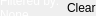
<?xml version="1.0" encoding="UTF-8"?>
<ui version="4.0">
 <class>SearchParametersWidgetClass</class>
 <widget class="QWidget" name="SearchParametersWidgetClass">
  <property name="geometry">
   <rect>
    <x>0</x>
    <y>0</y>
    <width>96</width>
    <height>16</height>
   </rect>
  </property>
  <property name="sizePolicy">
   <sizepolicy hsizetype="Preferred" vsizetype="Minimum">
    <horstretch>0</horstretch>
    <verstretch>0</verstretch>
   </sizepolicy>
  </property>
  <property name="minimumSize">
   <size>
    <width>0</width>
    <height>0</height>
   </size>
  </property>
  <property name="maximumSize">
   <size>
    <width>16777215</width>
    <height>16777215</height>
   </size>
  </property>
  <property name="windowTitle">
   <string>Form</string>
  </property>
  <layout class="QHBoxLayout" name="horizontalLayout">
   <property name="leftMargin">
    <number>0</number>
   </property>
   <property name="topMargin">
    <number>0</number>
   </property>
   <property name="rightMargin">
    <number>0</number>
   </property>
   <property name="bottomMargin">
    <number>0</number>
   </property>
   <item>
    <widget class="QLabel" name="m_filtersLabel">
     <property name="sizePolicy">
      <sizepolicy hsizetype="Expanding" vsizetype="Preferred">
       <horstretch>0</horstretch>
       <verstretch>0</verstretch>
      </sizepolicy>
     </property>
     <property name="styleSheet">
      <string notr="true">color: white;</string>
     </property>
     <property name="text">
      <string>Filtered by: None</string>
     </property>
     <property name="wordWrap">
      <bool>true</bool>
     </property>
    </widget>
   </item>
   <item>
    <widget class="AzToolsFramework::QBetterLabel" name="m_clearAllButton">
     <property name="text">
      <string>Clear</string>
     </property>
    </widget>
   </item>
  </layout>
 </widget>
 <customwidgets>
  <customwidget>
   <class>AzToolsFramework::QBetterLabel</class>
   <extends>QLabel</extends>
   <header>AzToolsFramework/UI/UICore/QBetterLabel.h</header>
  </customwidget>
 </customwidgets>
 <resources>
  <include location="search.qrc"/>
 </resources>
 <connections/>
</ui>
